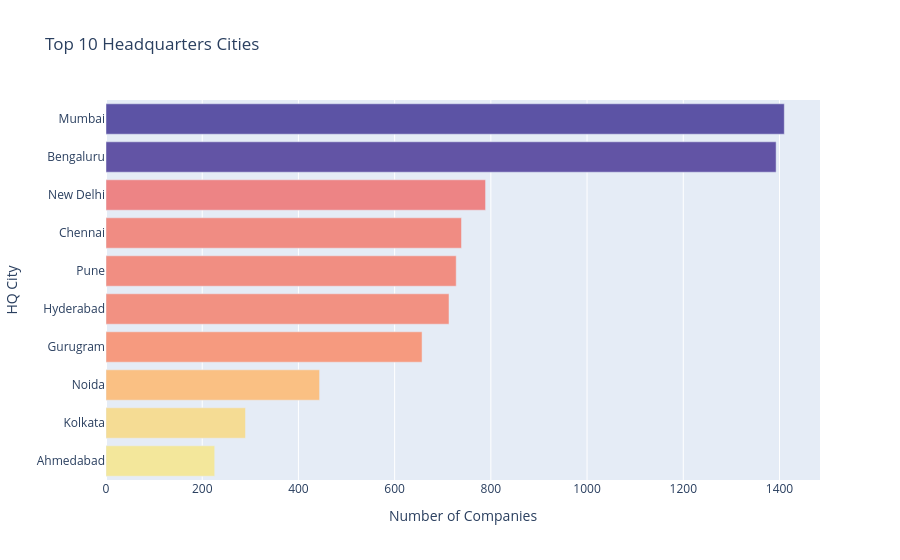

Notebook code cell kept with this figure:
### Code cell
top_cities = (df[df["hq_city"] != "Unknown"]["hq_city"].value_counts().head(10).reset_index())
top_cities.columns = ["hq_city", "count"]
fig = px.bar(
    top_cities,
    x="count",
    y="hq_city",
    orientation="h",
    title="Top 10 Headquarters Cities",
    labels={"count": "Number of Companies", "hq_city": "HQ City"},
    color="count",
    color_continuous_scale="Sunset")
fig.update_layout(
    yaxis={"categoryorder": "total ascending"},
    coloraxis_showscale=False,)
fig.show()

### Figure 1 — Plotly figure (JSON) as saved in the notebook; plotly's stock layout.template omitted (floating-point values rounded to 4 significant figures)
{"data": [{"hovertemplate": "Number of Companies=%{marker.color}<br>HQ City=%{y}<extra></extra>", "legendgroup": "", "marker": {"color": [1410, 1393, 789, 739, 728, 713, 657, 444, 290, 226], "coloraxis": "coloraxis", "pattern": {"shape": ""}}, "name": "", "orientation": "h", "showlegend": false, "textposition": "auto", "type": "bar", "x": [1410, 1393, 789, 739, 728, 713, 657, 444, 290, 226], "xaxis": "x", "y": ["Mumbai", "Bengaluru", "New Delhi", "Chennai", "Pune", "Hyderabad", "Gurugram", "Noida", "Kolkata", "Ahmedabad"], "yaxis": "y"}], "layout": {"barmode": "relative", "coloraxis": {"colorbar": {"title": {"text": "Number of Companies"}}, "colorscale": [[0, "rgb(243, 231, 155)"], [0.1667, "rgb(250, 196, 132)"], [0.3333, "rgb(248, 160, 126)"], [0.5, "rgb(235, 127, 134)"], [0.6667, "rgb(206, 102, 147)"], [0.8333, "rgb(160, 89, 160)"], [1, "rgb(92, 83, 165)"]], "showscale": false}, "legend": {"tracegroupgap": 0}, "title": {"text": "Top 10 Headquarters Cities"}, "xaxis": {"anchor": "y", "domain": [0, 1], "title": {"text": "Number of Companies"}}, "yaxis": {"anchor": "x", "categoryorder": "total ascending", "domain": [0, 1], "title": {"text": "HQ City"}}}}
